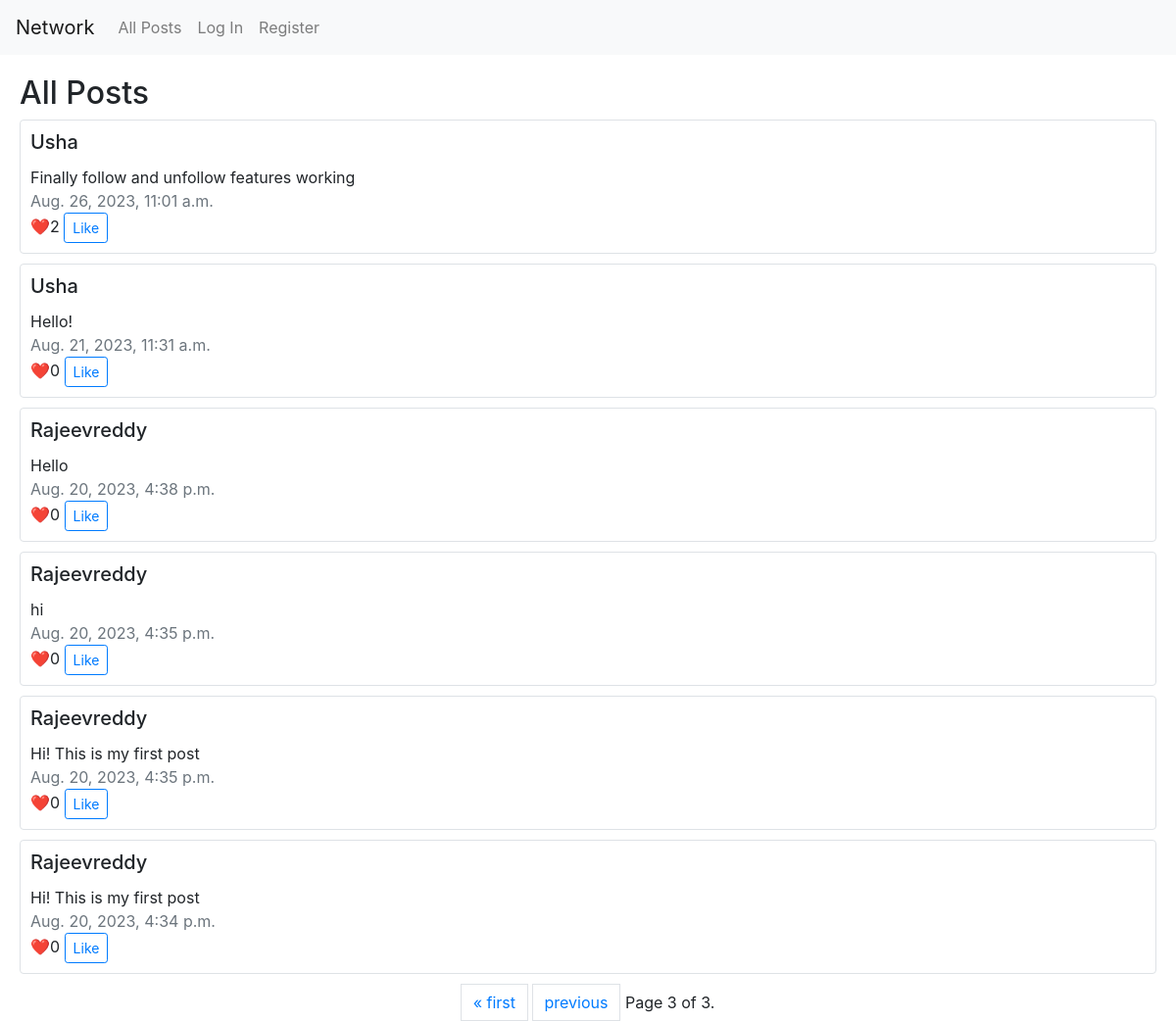
/?page=3, run on the app's committed database.
### network/models.py (models this page shows, shortened)
class Posts(models.Model):
    content = models.TextField(blank=False)
    author = models.ForeignKey(User, on_delete=models.CASCADE, related_name='authored_posts')
    created_at = models.DateTimeField(auto_now_add=True)
    liked = models.ManyToManyField(User, related_name="liked_post", blank=True)

class User(AbstractUser):
    pass

### network/views.py (the view)
# urls.py: path("", views.index, name="index"),
def index(request):
    all_posts = Posts.objects.order_by("-created_at").all()
    paginator = Paginator(all_posts, 10) # show 10 posts per page
    page_number = request.GET.get('page')
    page_obj = paginator.get_page(page_number)
    if request.user.is_authenticated:
        return render(request, "network/index.html", {
            "posts": page_obj,
            "current_user": User.objects.get(id=request.user.id),
        })
    else:
        return render(request, "network/index.html", {
            "posts": page_obj,
            "current_user": None,
        })

### network/templates/network/index.html (shortened to what this page needs)
{% extends "network/layout.html" %}
{% load static %}
{% block body %}
    <h2 style="margin-left: 20px; margin-top: 20px;">All Posts</h2>
    {% for post in posts %}
    <div style="padding-left: 20px; padding-right: 20px; padding-bottom: 10px;">
        <div class="card border" style="padding: 10px;">
            <h5 class="card-title text-capitalize">{{ post.author }}</h5>
            <div class="card-text" id="postContent{{ forloop.counter0 }}">{{ post.content }}</div>
            <div class="text-muted">{{ post.created_at }}</div>
            <div class="card-text">❤️{{ post.liked.count }} <button class="btn btn-sm btn-outline-primary" style="display: block-inline;" id="likeButton">  Like</button></div>
        </div>
    </div>
    {% endfor %}
    <nav aria-label="Page navigation example">
        <div class="pagination justify-content-center">
            <span class="step-links">
                {% if posts.has_previous %}
                    <a class="page-link" href="?page=1" style="display: inline-block">&laquo; first</a>
                    <a class="page-link"href="?page={{ posts.previous_page_number }}" style="display: inline-block">previous</a>
                {% endif %}
                <span class="current" style="display: inline-block">
                    Page {{ posts.number }} of {{ posts.paginator.num_pages }}.
                </span>
            </span>
        </div>
    </nav>
{% endblock %}

### data on the page
Posts: author "Usha", content "Finally follow and unfollow features working", created_at "Aug. 26, 2023, 11:01 a.m.", liked.count "2"
Posts: author "Usha", content "Hello!", created_at "Aug. 21, 2023, 11:31 a.m.", liked.count "0"
Posts: author "Rajeevreddy", content "Hello", created_at "Aug. 20, 2023, 4:38 p.m.", liked.count "0"
Posts: author "Rajeevreddy", content "hi", created_at "Aug. 20, 2023, 4:35 p.m.", liked.count "0"
Posts: author "Rajeevreddy", content "Hi! This is my first post", created_at "Aug. 20, 2023, 4:35 p.m.", liked.count "0"
Posts: author "Rajeevreddy", content "Hi! This is my first post", created_at "Aug. 20, 2023, 4:34 p.m.", liked.count "0"

### other printed values
{{ posts.number }} "3"
{{ posts.paginator.num_pages }} "3"
